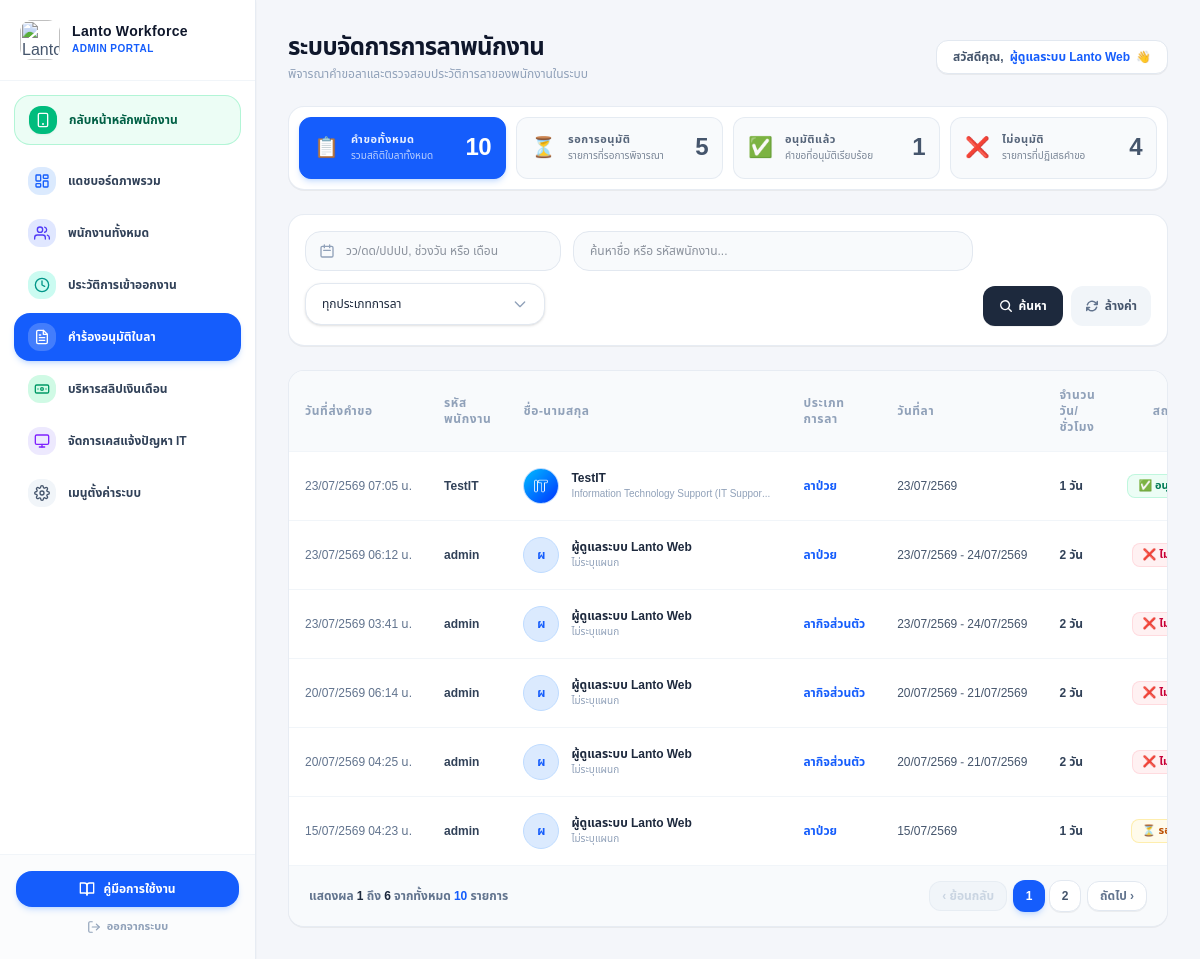
Screenshot of /admin/manage_leaves.php (signed in) with the database file from the repository.
### tables this page shows
CREATE TABLE `leave_requests` (
  `id` int(11) NOT NULL,
  `user_id` int(11) NOT NULL,
  `leave_type` varchar(50) NOT NULL,
  `leave_duration` enum('full','half','hourly') NOT NULL DEFAULT 'full',
  `leave_hours` int(11) DEFAULT 0,
  `start_date` date NOT NULL,
  `end_date` date NOT NULL,
  `reason` text NOT NULL,
  `attachment` varchar(255) NOT NULL,
  `status` enum('pending','approved','rejected') DEFAULT 'pending',
  `reject_reason` text DEFAULT NULL,
  `created_at` timestamp NOT NULL DEFAULT current_timestamp()
);

CREATE TABLE `users` (
  `id` int(11) NOT NULL,
  `employee_code` varchar(50) NOT NULL COMMENT '3. รหัสพนักงาน (ใช้เป็น Username ในการ Login ได้ด้วย)',
  `password` varchar(255) NOT NULL COMMENT '4. รหัสผ่าน (เข้ารหัส bcrypt)',
  `role` enum('admin','employee','it_support','hr') NOT NULL DEFAULT 'employee' COMMENT 'สิทธิ์การใช้งานระบบ',
  `profile_image` varchar(255) DEFAULT NULL COMMENT '1. พาธเก็บชื่อไฟล์รูปถ่ายตัวเอง',
  `id_card_image` varchar(255) DEFAULT NULL COMMENT '2. พาธเก็บชื่อไฟล์รูปบัตรประชาชน',
  `fullname` varchar(100) NOT NULL COMMENT '6. ชื่อ-นามสกุล',
  `birth_date` date NOT NULL COMMENT '7. วัน/เดือน/ปี เกิด',
  `email` varchar(100) NOT NULL COMMENT '8. อีเมลพนักงาน',
  `phone` varchar(20) DEFAULT NULL,
  `address_detail` text NOT NULL COMMENT '9.1 บ้านเลขที่/หมู่บ้าน/ถนน',
  `subdistrict` varchar(100) NOT NULL COMMENT '9.2 ตำบล/แขวง',
  `district` varchar(100) NOT NULL COMMENT '9.3 อำเภอ/เขต',
  `province` varchar(100) NOT NULL COMMENT '9.4 จังหวัด',
  `zipcode` varchar(10) NOT NULL COMMENT '9.5 รหัสไปรษณีย์',
  `branch_id` int(11) DEFAULT NULL,
  `employee_type` int(11) DEFAULT NULL COMMENT 'เชื่อมโยงตาราง employee_types',
  `department` int(11) DEFAULT NULL COMMENT 'เชื่อมโยงตาราง departments',
  `start_date` date NOT NULL COMMENT '12. วันเริ่มทำงาน',
  `work_shift` int(11) DEFAULT NULL COMMENT 'เชื่อมโยงตาราง work_shifts',
  `is_active` tinyint(1) NOT NULL DEFAULT 1 COMMENT 'สถานะใช้งาน (1=เปิด, 0=ปิด)',
  `face_descriptor` longtext DEFAULT NULL COMMENT 'ข้อมูล Vector ใบหน้า 128 ค่า จาก face-api.js',
  `created_at` timestamp NOT NULL DEFAULT current_timestamp()
);

CREATE TABLE `departments` (
  `id` int(11) NOT NULL,
  `name` varchar(255) NOT NULL COMMENT 'ชื่อแผนกแบบเต็มและวงเล็บย่อ',
  `head_user_id` int(11) DEFAULT NULL,
  `is_active` tinyint(1) DEFAULT 1 COMMENT 'สถานะ (1=เปิดใช้งาน, 0=ปิด)',
  `created_at` timestamp NOT NULL DEFAULT current_timestamp(),
  `updated_at` timestamp NOT NULL DEFAULT current_timestamp() ON UPDATE current_timestamp()
);

### admin/manage_leaves.php (the view, shortened to what the rows shown need)
<?php
require_once '../config/db.php';
$limit = 6;
$page = isset($_GET['page']) && is_numeric($_GET['page']) ? max(1, (int)$_GET['page']) : 1;
$offset = ($page - 1) * $limit;
$leave_requests = [];
try {
    $where_sql = " WHERE 1=1";
    $sql = "SELECT l.*,
                   u.fullname,
                   u.employee_code,
                   u.profile_image,
                   d.name AS dept_name,
                   (DATEDIFF(l.end_date, l.start_date) + 1) AS total_days
            FROM leave_requests l
            JOIN users u ON l.user_id = u.id
            LEFT JOIN departments d ON u.department = d.id" . $where_sql . "
            ORDER BY l.created_at DESC
            LIMIT :limit OFFSET :offset";
    $stmt = $pdo->prepare($sql);
    $stmt->bindValue(':limit', $limit, PDO::PARAM_INT);
    $stmt->bindValue(':offset', $offset, PDO::PARAM_INT);
    $stmt->execute();
    $leave_requests = $stmt->fetchAll(PDO::FETCH_ASSOC);
} catch (PDOException $e) {
    $leave_requests = [];
}
$leave_type_map = [
    'sick'       => 'ลาป่วย',
    'business'   => 'ลากิจ',
    'personal'   => 'ลากิจส่วนตัว',
    'vacation'   => 'ลาพักร้อน',
    'annual'     => 'ลาพักร้อนประจำปี',
    'maternity'  => 'ลาคลอด',
    'ordination' => 'ลาอุปสมบท',
    'other'      => 'ลาอื่นๆ'
];
?>
<!DOCTYPE html>
<html lang="th">
<head>
    <script src="https://cdn.jsdelivr.net/npm/@tailwindcss/browser@4"></script>
</head>
<body class="bg-[#f4f6fa] text-slate-800 antialiased flex h-screen overflow-hidden">
    <?php include '../includes/sidebar.php'; ?>
    <main class="flex-1 p-6 lg:p-8 h-screen overflow-y-auto space-y-6">
        <div class="flex flex-col sm:flex-row justify-between sm:items-center gap-4">
            <div>
                <h1 class="text-2xl font-extrabold text-slate-900 tracking-tight">ระบบจัดการการลาพนักงาน</h1>
            </div>
        </div>
        <div class="bg-white rounded-2xl border border-slate-200/80 shadow-2xs overflow-hidden mt-4 flex flex-col justify-between">
            <div class="overflow-x-auto">
                <table class="w-full text-left text-xs border-collapse min-w-[900px]">
                    <thead>
                        <tr class="bg-slate-50 text-slate-400 font-semibold border-b border-slate-100 uppercase tracking-wider">
                            <th class="p-4">วันที่ส่งคำขอ</th>
                            <th class="p-4">รหัสพนักงาน</th>
                            <th class="p-4">ชื่อ-นามสกุล</th>
                            <th class="p-4">ประเภทการลา</th>
                            <th class="p-4">วันที่ลา</th>
                            <th class="p-4">จำนวนวัน/ชั่วโมง</th>
                            <th class="p-4 text-center">สถานะ</th>
                        </tr>
                    </thead>
                    <tbody class="divide-y divide-slate-100 text-slate-700 font-medium">
                        <?php if (empty($leave_requests)): ?>
                            <tr>
                                <td colspan="7" class="text-center py-10 text-slate-400 font-light">🚫 ไม่พบรายการคำขอลาในหมวดหมู่นี้</td>
                            </tr>
                        <?php else: ?>
                            <?php foreach ($leave_requests as $req):
                                $badge_class = 'bg-amber-50 text-amber-700 border-amber-200/60';
                                $status_label = '⏳ รออนุมัติ';
                                if ($req['status'] === 'approved') {
                                    $badge_class = 'bg-emerald-50 text-emerald-700 border-emerald-200/60';
                                    $status_label = '✅ อนุมัติแล้ว';
                                } elseif ($req['status'] === 'rejected') {
                                    $badge_class = 'bg-rose-50 text-rose-700 border-rose-200/60';
                                    $status_label = '❌ ไม่อนุมัติ';
                                }
                                $created_display = date('d/m/', strtotime($req['created_at'])) . (date('Y', strtotime($req['created_at'])) + 543) . ' ' . date('H:i', strtotime($req['created_at'])) . ' น.';
                                $raw_type = strtolower($req['leave_type'] ?? '');
                                $display_leave_type = $leave_type_map[$raw_type] ?? ($req['leave_type'] ?? 'ลาหยุด');
                                $start_ts = strtotime($req['start_date']);
                                $end_ts   = strtotime($req['end_date']);
                                $start_th = date('d/m/', $start_ts) . (date('Y', $start_ts) + 543);
                                $end_th   = date('d/m/', $end_ts) . (date('Y', $end_ts) + 543);
                                if ($req['start_date'] === $req['end_date']) {
                                    $leave_date_range = $start_th;
                                } else {
                                    $leave_date_range = $start_th . ' - ' . $end_th;
                                }
                                if (($req['leave_duration'] ?? 'full') === 'hourly') {
                                    $duration_display = htmlspecialchars($req['leave_hours'] ?? '0') . ' ชั่วโมง';
                                } else {
                                    $duration_display = max(1, (int)($req['total_days'] ?? 1)) . ' วัน';
                                }
                                $avatar_src = !empty($req['profile_image']) ? '../uploads/profiles/' . $req['profile_image'] : '';
                                $attachment_src = !empty($req['attachment']) ? '../uploads/leaves/' . $req['attachment'] : '';
                            ?>
                                <tr onclick="openLeaveDetailModal(
                                        '<?php echo htmlspecialchars(addslashes($req['fullname'])); ?>',
                                        '<?php echo htmlspecialchars(addslashes($req['employee_code'])); ?>',
                                        '<?php echo htmlspecialchars(addslashes($req['dept_name'] ?? 'ไม่ระบุแผนก')); ?>',
                                        '<?php echo htmlspecialchars(addslashes($display_leave_type)); ?>',
                                        '<?php echo htmlspecialchars(addslashes($leave_date_range)); ?>',
                                        '<?php echo htmlspecialchars(addslashes($duration_display)); ?>',
                                        '<?php echo htmlspecialchars(addslashes($created_display)); ?>',
                                        '<?php echo htmlspecialchars(addslashes($req['reason'] ?? '-')); ?>',
                                        '<?php echo htmlspecialchars(addslashes($attachment_src)); ?>',
                                        '<?php echo $req['status']; ?>',
                                        '<?php echo $req['id']; ?>'
                                    )"
                                    class="hover:bg-blue-50/50 transition-colors cursor-pointer active:scale-98">
                                    <td class="p-4 text-slate-500 whitespace-nowrap"><?php echo $created_display; ?></td>
                                    <td class="p-4 font-extrabold text-slate-700 whitespace-nowrap"><?php echo htmlspecialchars($req['employee_code']); ?></td>
                                    <td class="p-4 flex items-center gap-3 whitespace-nowrap">
                                        <div class="w-9 h-9 rounded-full bg-blue-100 border border-blue-200 overflow-hidden flex items-center justify-center font-bold text-blue-600 shrink-0">
                                            <?php if (!empty($avatar_src)): ?>
                                                <img src="<?php echo htmlspecialchars($avatar_src); ?>" class="w-full h-full object-cover" onerror="this.remove();">
                                            <?php else: ?>
                                                <?php echo mb_substr($req['fullname'], 0, 1); ?>
                                            <?php endif; ?>
                                        </div>
                                        <div>
                                            <p class="font-bold text-slate-800 leading-tight"><?php echo htmlspecialchars($req['fullname']); ?></p>
                                            <p class="text-[10px] text-slate-400 mt-0.5 max-w-[200px] truncate"><?php echo htmlspecialchars($req['dept_name'] ?? 'ไม่ระบุแผนก'); ?></p>
                                        </div>
                                    </td>
                                    <td class="p-4 text-blue-600 font-bold whitespace-nowrap"><?php echo htmlspecialchars($display_leave_type); ?></td>
                                    <td class="p-4 text-slate-600 whitespace-nowrap"><?php echo $leave_date_range; ?></td>
                                    <td class="p-4 text-slate-700 font-bold whitespace-nowrap"><?php echo $duration_display; ?></td>
                                    <td class="p-4 whitespace-nowrap text-center">
                                        <span class="inline-flex items-center px-2.5 py-1 rounded-lg text-[11px] font-bold border <?php echo $badge_class; ?>">
                                            <?php echo $status_label; ?>
                                        </span>
                                    </td>
                                </tr>
                            <?php endforeach; ?>
                        <?php endif; ?>
                    </tbody>
                </table>
            </div>
        </div>
    </main>
</body>
</html>

### rows the page displays
leave_requests: created_at "23/07/2569 07:05 น.", user.employee_code "TestIT", user.profile_image (picture), user.fullname "TestIT", departments.name "Information Technology Support (IT Suppo…", leave_type "ลาป่วย", start_date "23/07/2569", duration_display "1 วัน", status "✅…"
leave_requests: created_at "23/07/2569 06:12 น.", user.employee_code "admin", user.fullname "ผ", user.fullname "ผู้ดูแลระบบ Lanto Web", dept_name "ไม่ระบุแผนก", leave_type "ลาป่วย", leave_date_range "23/07/2569 - 24/07/2569", duration_display "2 วัน", status "❌…"
leave_requests: created_at "23/07/2569 03:41 น.", user.employee_code "admin", user.fullname "ผ", user.fullname "ผู้ดูแลระบบ Lanto Web", dept_name "ไม่ระบุแผนก", leave_type "ลากิจส่วนตัว", leave_date_range "23/07/2569 - 24/07/2569", duration_display "2 วัน", status "❌…"
leave_requests: created_at "20/07/2569 06:14 น.", user.employee_code "admin", user.fullname "ผ", user.fullname "ผู้ดูแลระบบ Lanto Web", dept_name "ไม่ระบุแผนก", leave_type "ลากิจส่วนตัว", leave_date_range "20/07/2569 - 21/07/2569", duration_display "2 วัน", status "❌…"
leave_requests: created_at "20/07/2569 04:25 น.", user.employee_code "admin", user.fullname "ผ", user.fullname "ผู้ดูแลระบบ Lanto Web", dept_name "ไม่ระบุแผนก", leave_type "ลากิจส่วนตัว", leave_date_range "20/07/2569 - 21/07/2569", duration_display "2 วัน", status "❌…"
leave_requests: created_at "15/07/2569 04:23 น.", user.employee_code "admin", user.fullname "ผ", user.fullname "ผู้ดูแลระบบ Lanto Web", dept_name "ไม่ระบุแผนก", leave_type "ลาป่วย", start_date "15/07/2569", duration_display "1 วัน", status_label "⏳…"

### other values shown
$admin_fullname "ผู้ดูแลระบบ Lanto Web"
$count_all "10"
$count_pending "5"
$count_approved "1"
$count_rejected "4"
$placeholder "ทุกประเภทการลา"
min($offset + 1, $total_records) "1"
min($offset + $limit, $total_records) "6"
$total_records "10"
